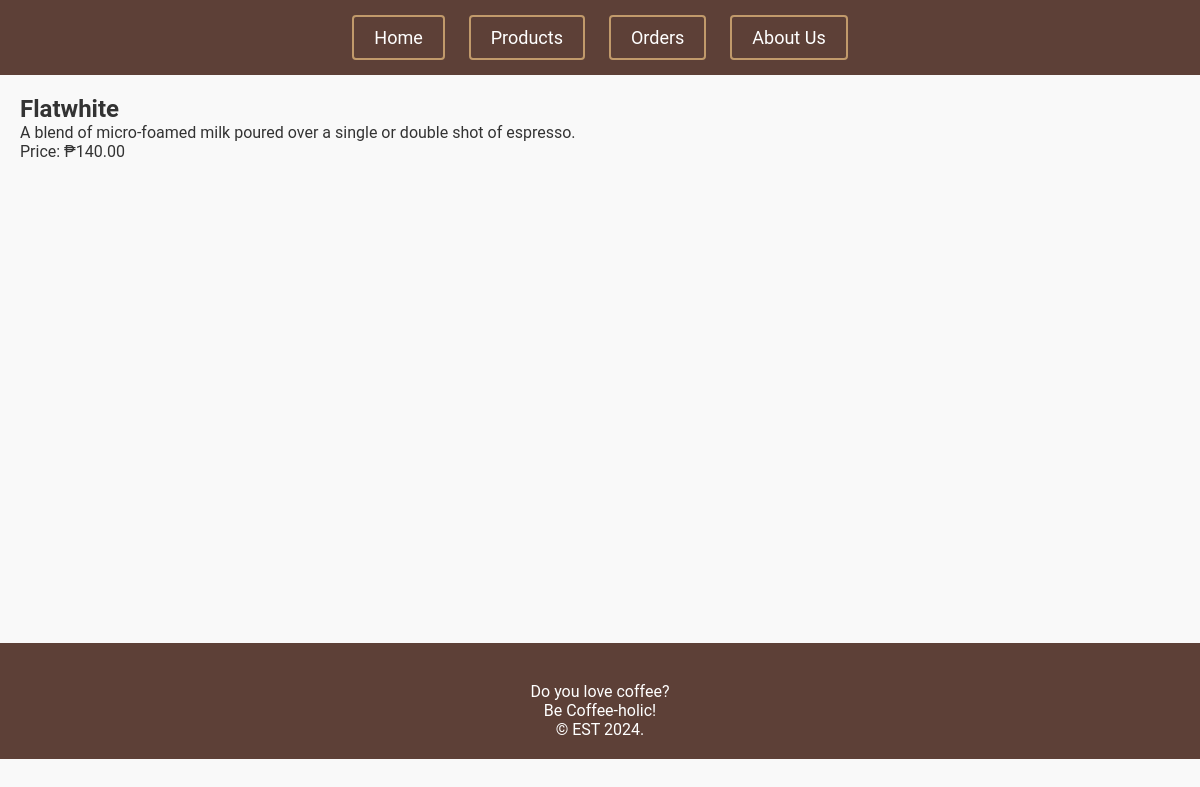
Screenshot of /products/2/ with the database file from the repository.
### caffeine/models.py (models this page shows, shortened)
class BaseModel(models.Model):
    created_at = models.DateTimeField(auto_now_add=True, db_index=True)
    updated_at = models.DateTimeField(auto_now=True)
    class Meta:
        abstract = True

class Product(BaseModel):
    name = models.CharField(max_length=200)
    description = models.TextField()
    category = models.ForeignKey(Category, on_delete=models.CASCADE)
    price = models.DecimalField(max_digits=10, decimal_places=2)

### caffeine/views.py (the view)
# urls.py: path('products/<int:pk>/', views.ProductDetailView.as_view(), name='product_detail'),
class ProductDetailView(DetailView):
    model = Product
    template_name = 'product_detail.html'
    context_object_name = 'product'
    def get(self, request, *args, **kwargs):
        return super().get(request, *args, **kwargs)

### caffeine/templates/product_detail.html (shortened to what this page needs)
{% extends 'base.html' %}
{% block content %}
  <div class="card">
    <div class="card-body">
      <h2 class="card-title">{{ product.name }}</h2>
      <p class="card-text">{{ product.description }}</p>
      <p class="card-text">Price: ₱{{ product.price }}</p>
    </div>
  </div>
{% endblock %}

### caffeine/static/css/style.css (style rules this page uses)
body, h1, h2, h3, p, ul, ol, li { margin: 0; padding: 0; }
body { font-family: 'Roboto Slab', sans-serif; background-color: #F5EFE6; }
h2 { color: #333; }
body { font-family: 'Roboto', sans-serif; background-color: #f9f9f9; color: #333; }

### rows the page displays
Product: name "Flatwhite", description "A blend of micro-foamed milk poured over a single or double shot of espresso.", price "140.00"
